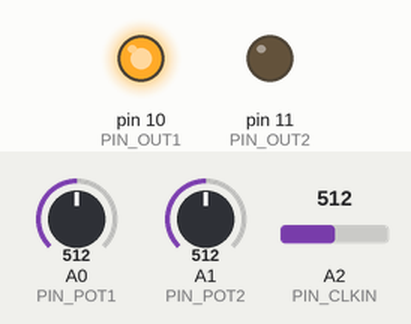
A sketch run on a simulated Arduino Leonardo, built with avr-gcc and run on an emulated ATmega32U4. On the bench: output pins drawn as LEDs (lit = HIGH). The test bench sets the inputs (shaded band); at power-on: A2 (PIN_CLKIN) = 512, A0 (PIN_POT1) = 512, A1 (PIN_POT2) = 512.

Above: at 1.2 s.
1.3 s: A2 (PIN_CLKIN) set to 44
2.8 s: A2 (PIN_CLKIN) set to 38
At 3.2 s:
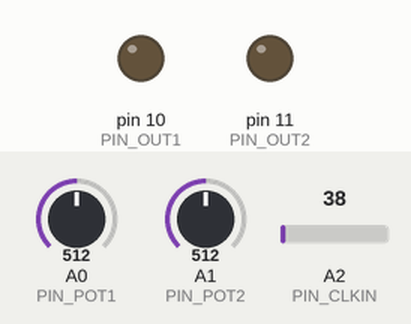
4.3 s: A2 (PIN_CLKIN) set to 122
At 5.5 s:
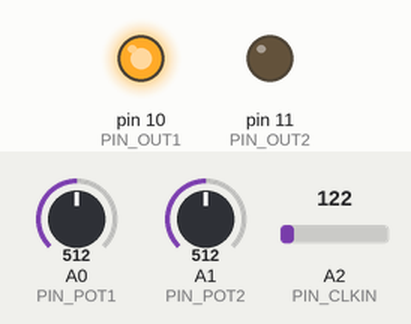
5.8 s: A2 (PIN_CLKIN) set to 0
At 6.6 s:
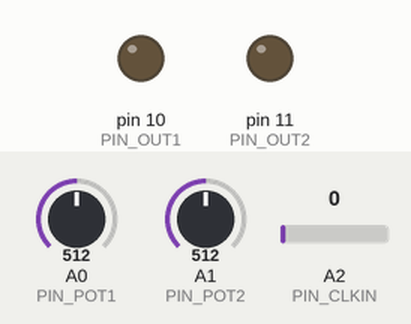
Timing chart, 0 to 8.3 s (numbered marks = the images above; inputs shaded):
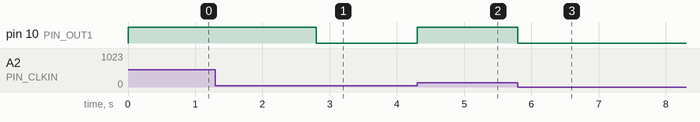

Measured:
- the behaviour switches between 42 and 41 on A2 (PIN_CLKIN) (found by bisection; images 0 and 1)
- after the input at 1.3 s, every drawn part: stays the same
- after the input at 2.8 s, pin 10 (PIN_OUT1): HIGH → LOW at once
- after the input at 4.3 s, pin 10 (PIN_OUT1): LOW → HIGH at once
- after the input at 5.8 s, pin 10 (PIN_OUT1): HIGH → LOW at once

The sketch:

euclidean_rhythms.ino
```cpp
// for beetle, setup with Leonardo board
#include "eurotools-v2.h"
#include "update_euclid_rule.h"

// set up pin config
int PIN_CLKIN = A2;
int PIN_POT1 = A0;
int PIN_POT2 = A1;
int PIN_OUT1 = 10;
int PIN_OUT2 = 11;

// set up hardware constants
int R1_VALUE = 220;
int R2_VALUE = 150;
bool REVERSE_POT = true;

// set up to read input
bool current_clk = false;
int pot1_mV = 0;
int pot2_mV = 0;
int events_per_cycle = 0;
int beats_per_cycle = 0;

// set up program logic
bool clk_reset = false;
int beat_counter = 0;
int event_swap = 0;
int euclid_rule1[32];
int offset = 0;

// toggle debug
bool debug = false;

void setup() {

  // set up all PINS for the chip
  if(debug) Serial.begin(9600);
  pinMode(PIN_CLKIN, INPUT);
  pinMode(PIN_POT1, INPUT);
  pinMode(PIN_POT2, INPUT);
  pinMode(PIN_OUT1, OUTPUT);
  pinMode(PIN_OUT2, OUTPUT);
}

void loop() {

  //////////////////////////////////////////////////////////////////
  ///// READ INPUT
  //////////////////////////////////////////////////////////////////

  // set incoming mV signal to TRUE if more than 500 mV
  current_clk = read_analog_bool(PIN_CLKIN, 500, R1_VALUE, R2_VALUE, debug);

  // convert first pot voltage into integer range 1-8
  pot1_mV = read_analog_mV(PIN_POT1, 0, 0);
  events_per_cycle = 8 - mV_to_integer(pot1_mV, 7, 1, 5);
  if(debug){
    Serial.print ("Pot 1 value: ");
    Serial.println (events_per_cycle);
  }

  // convert second pot voltage into integer range 1-8
  pot2_mV = read_analog_mV(PIN_POT2, 0, 0);
  beats_per_cycle = 8 - mV_to_integer(pot2_mV, 7, 1, 5);
  if(debug){
    Serial.print ("Pot 2 value: ");
    Serial.println (beats_per_cycle);
  }

  // handle when there are more events than beats
  if(events_per_cycle > beats_per_cycle){
    event_swap = events_per_cycle;
    events_per_cycle = beats_per_cycle;
    beats_per_cycle = event_swap;
    if(debug){
      Serial.print ("Pot 1 replacement value: ");
      Serial.println (events_per_cycle);
    }
  }

  //////////////////////////////////////////////////////////////////
  ///// RUN PROGRAM LOGIC
  //////////////////////////////////////////////////////////////////

  // only run once per clock cycle
  // run on rising edge of incoming clock signal
  if(current_clk & clk_reset){

    // update the beat counter
    beat_counter = beat_counter + 1;
    beat_counter = beat_counter % beats_per_cycle;

    if(debug) Serial.println ("Advance clock.");
    clk_reset = false;
  }

  // only run once per clock cycle
  // run on falling edge of incoming clock signal
  if(!current_clk & !clk_reset){
    clk_reset = true;
  }

  // update Euclid rule at start of cycle
  if(beat_counter == 0){
    update_euclid_rule(euclid_rule1, events_per_cycle, beats_per_cycle, offset);
    if(debug){
      Serial.print("Euclid rule: ");
      for(int z = 0; z < beats_per_cycle; z = z + 1){
        Serial.print (euclid_rule1[z]);
      }
      Serial.println ("");
    }
  }

  //////////////////////////////////////////////////////////////////
  ///// WRITE OUTPUT
  //////////////////////////////////////////////////////////////////

  // the Euclid Rule describes whether beat has a trigger
  // when clock rises HIGH, write output based on Euclid Rule
  // when clock falls LOW, disable output
  if(current_clk){
    digitalWrite(PIN_OUT1, euclid_rule1[beat_counter]); // outputs Euclid Rule
    digitalWrite(PIN_OUT2, !euclid_rule1[beat_counter]); // outputs NOT(Euclid Rule)
  }else{
    digitalWrite(PIN_OUT1, 0);
    digitalWrite(PIN_OUT2, 0);
  }

  if(debug) delay(250);
}
```

eurotools-v2.h
```cpp
///////////////////////////////////////////////////////////////////////////////
/// FUNCTIONS TO READ PINS
///////////////////////////////////////////////////////////////////////////////

// given r1 and r2, function will back-calculate real value before voltage division
float read_analog_mV(int pin_in, int r1 = 0, int r2 = 0, bool debug = false){

  int x = analogRead(pin_in);
  x = analogRead(pin_in);
  float mV = 0;
  if(r1 == 0 & r2 == 0){
    mV = x * 4.9;
  }else{
    mV = x * 4.9 * (r1 + r2) / r2;
  }

  if(debug){
    Serial.print ("Current value (read_analog_mV): ");
    Serial.print (mV);
    Serial.println ("");
  }

  return(mV);
}

int read_analog_mV_smooth(int pin_in, int read_history[8], int r1 = 0, int r2 = 0, bool debug = false){

  // track history of input
  for(int i = 0; i < 8; i++){ // move history back one step
    read_history[i] = read_history[i+1];
  }
  read_history[7] = read_analog_mV(pin_in, r1, r2); // update history with new value

  // calculate average of history
  long incoming_cv = 0;
  for(int i = 0; i < 8; i++){ // calculate grand sum of history
    incoming_cv = incoming_cv + read_history[i];
  }
  incoming_cv = incoming_cv / 8;

  if(debug){
    Serial.print ("Current value (read_analog_mV_smooth): ");
    Serial.print (incoming_cv);
    Serial.println ("");
  }

  return(incoming_cv);
}

bool read_analog_bool(int pin_in, int cutoff_mV = 500, int r1 = 0, int r2 = 0, bool debug = false){

  int current_mV = read_analog_mV(pin_in, r1, r2);
  bool out = current_mV > cutoff_mV;

  if(debug){
    Serial.print ("Current value (read_analog_bool): ");
    Serial.print (out);
    Serial.println ("");
  }

  return(out);
}

int read_analog_pct(int pin_in, int max_mV, bool reverse = false, int r1 = 0, int r2 = 0, bool debug = false, int tolerance = 4){

  float mV = read_analog_mV(pin_in, r1, r2);
  float pct_flt = 100 * mV / max_mV;
  int pct = min(pct_flt, 100);
  pct = pct / tolerance * tolerance; // tolerate input variability
  if(reverse) pct = 100 - pct;

  if(debug){
    Serial.print ("Current value (read_analog_pct): ");
    Serial.print (pct);
    Serial.println ("");
  }

  return(pct);
}

///////////////////////////////////////////////////////////////////////////////
/// FUNCTIONS TO DO MATH
///////////////////////////////////////////////////////////////////////////////

int power_int(int a, int b){
  int c = 1;
  for(int i = 0; i < b; i++){
    c = c*a;
  }
   return c;
}

long power_long(int a, int b){
  long c = 1;
  for(int i = 0; i < b; i++){
    c = c*a;
  }
   return c;
}

float power_float(float a, float b){
  float c = exp(b * log(a));
  return c;
}

///////////////////////////////////////////////////////////////////////////////
/// FUNCTIONS TO CONVERT BETWEEN PERCENTS, VOLTS, AND NUMBERS
///////////////////////////////////////////////////////////////////////////////

// can declare output as int if needed
float pct_as_decimal_offset(int pct, int plus_or_minus){
  float new_val = (pct - 50) / (50.0 / plus_or_minus);
  if(new_val < 0){
    new_val = max(new_val, -1 * plus_or_minus);
  }else{
    new_val = min(new_val, plus_or_minus);
  }
  return(new_val);
}

float pct_as_base2_offset(int pct, int exp_mid, int plus_or_minus){
  float exp_offset = pct_as_decimal_offset(pct, plus_or_minus);
  float exp = exp_mid + exp_offset;
  float new_val = power_float(2, exp);
  return(new_val);
}

float mV_to_Hz(int mV, int default_Hz){
  int default_Hz_as_volts = log(default_Hz) / log(2) * 1000;
  float Hz = power_float(2, (default_Hz_as_volts+mV)/1000.0);
  return(Hz);
}

long mV_to_integer(int mV, int max_val, double scale_factor = 1, int max_voltage = 5){
  double pct = mV / (max_voltage * 1000.0);
  int scale_val = scale_factor * pct * max_val;
  int new_val = min(scale_val, max_val);
  return(new_val);
}

///////////////////////////////////////////////////////////////////////////////
/// FUNCTIONS TO SCALE INTEGERS
///////////////////////////////////////////////////////////////////////////////

int clip_integer(int value, int min, int max){
  int new_val;
  if(value < min){
    new_val = min;
  }else if(value > max){
    new_val = max;
  }else{
    new_val = value;
  }
  return(new_val);
}
```

update_euclid_rule.h
```cpp
// current_rule: 0 is silence and 1 is sound
// s: number of events in a cycle (smaller number)
// b: number of beats in a cycle (larger number)
// o: offset for resultant pattern
void update_euclid_rule(int current_rule[32], int s, int b, int o){

  int N_int = s; // number of sounds
  int N_0 = b - s; // number of silences
  int N_0_per_int = N_0 / s; // number of rests to allocate after EVERY beat
  int count_extra_rests = N_0 % N_int; // number of extra rests to allocate irregularly
  int count_no_extra_rests = N_int - count_extra_rests; // number of sounds WITHOUT extra rest

  int counter = 0 + o;
  for(int i = 0; i < N_int; i = i + 1){

    // accomodate offset, by going back to the beginning
    if(counter > b){
      counter = 1;
    }

    // Record the beat
    current_rule[counter] = 1; // add beat
    counter = counter + 1;

    // If there are rests after EVERY beat,
    //  add those rests now.
    if(N_0_per_int > 0){
      for(int j = 0; j < N_0_per_int; j = j + 1){
        current_rule[counter] = 0; // add rest
        counter = counter + 1;
      }
    }

    // If there are any extra beats that need to get added
    //  check whether to add them now.
    if(count_extra_rests > 0){
      // if beat is even and nothing should be done (i.e., no beat or rest)
      //  do nothing, but decrease the do-nothing counter
      if((i % 2) == 0 & count_no_extra_rests > 0){
        count_no_extra_rests = count_no_extra_rests - 1; // this is a do-nothing counter
      }else{
        // otherwise, add the extra rest then decrease the do-something counter
        current_rule[counter] = 0; // add rest
        counter = counter + 1;
        count_extra_rests = count_extra_rests - 1; // this is a do-something counter
      }
    }
  }
}
```
